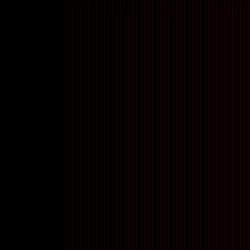
Frame 1 (no input)
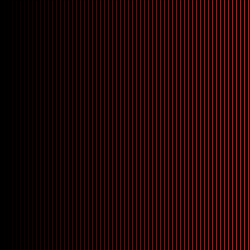
Frame 60 (the mouse pressed at the canvas centre just before this capture)
Frame 120 (the mouse held since frame 60 and released just before this capture): identical to frame 60, image omitted

The Processing sketch that drew these frames (run headless with seeded random() and noise(); from frame 60 on, the mouse is pressed at the canvas centre):

// Processing sketch: processing_25821
// ── processing_25821.pde

void setup(){
  size(250,250);
  background(0);
}

void draw(){
  for (int i=0; i<1200; i=i+4){
    stroke(i,0,0);
    strokeWeight(i/1200);
    line(i,0,i,1200);
        if (i==mouseX+-2){
         stroke(0,i,0);
         line (i,0,i,1200);
        }
  } 
}
